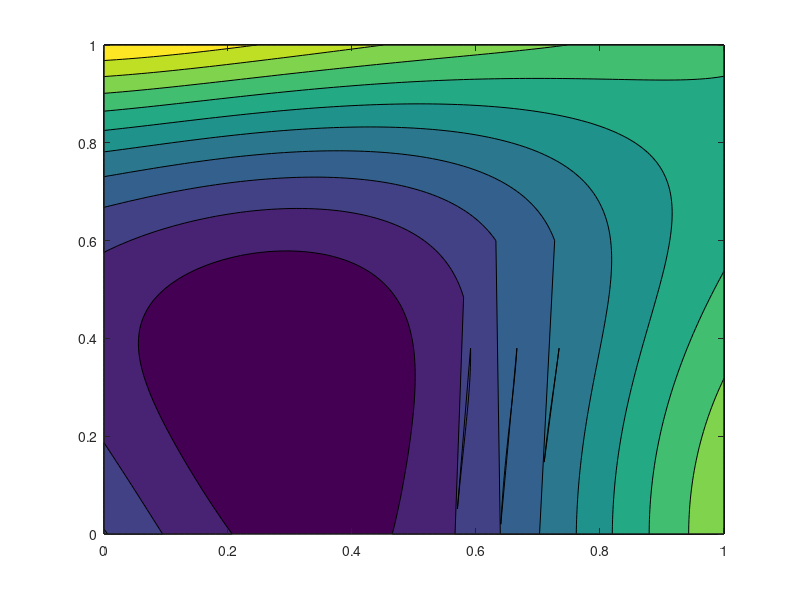

The MATLAB source for this figure: (Note: this script raises an error after producing the figure.)
%%
x = (0 : 0.01 : 1)';
y = (0 : 0.01 : 1)';
[X, Y] = meshgrid(x, y);
Z = peaks(X, Y);
Z(40:60, 60:80) = NaN;
figure
contourf(X, Y, Z)
colorbarpwn(min(Z, [], 'all'), max(Z, [], 'all'))
ax = gca;
ax.Color = 'r';
